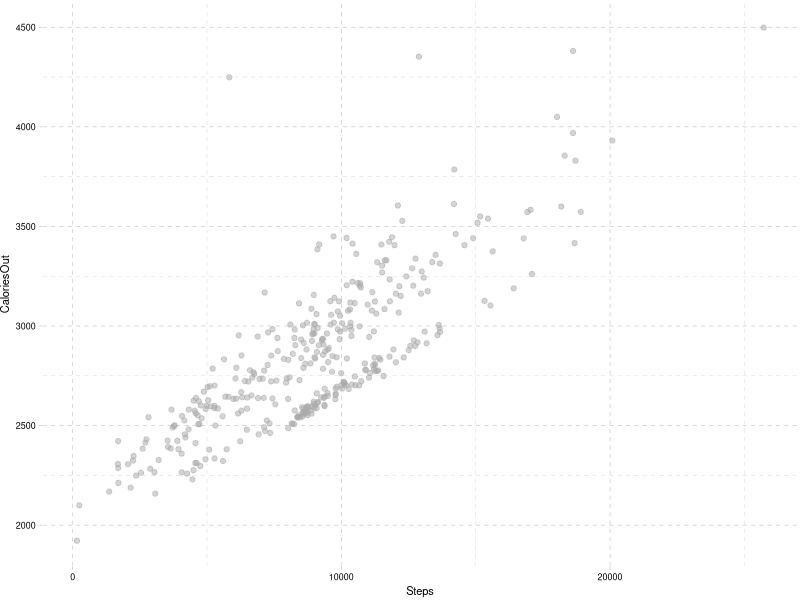
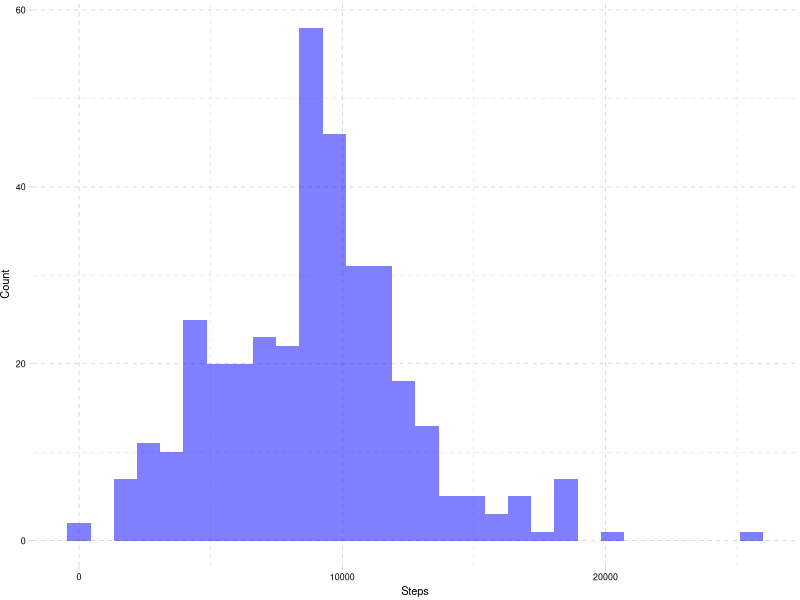
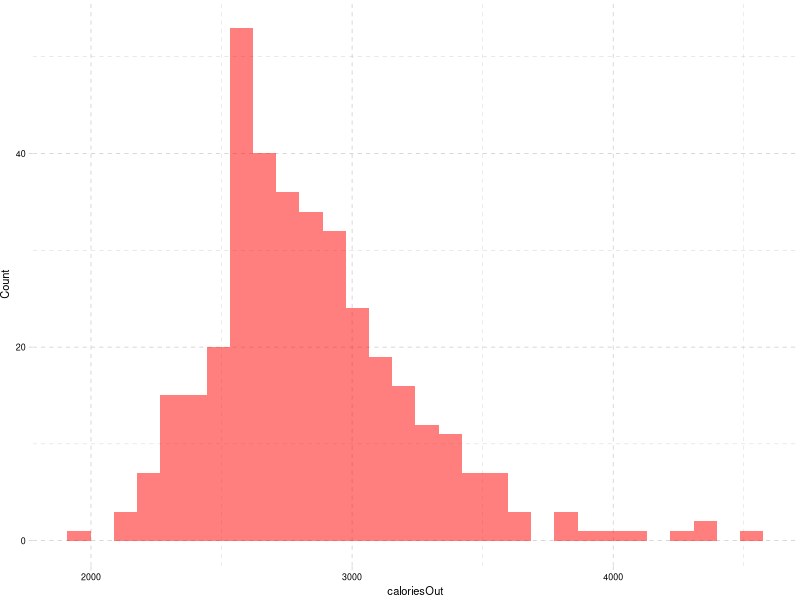
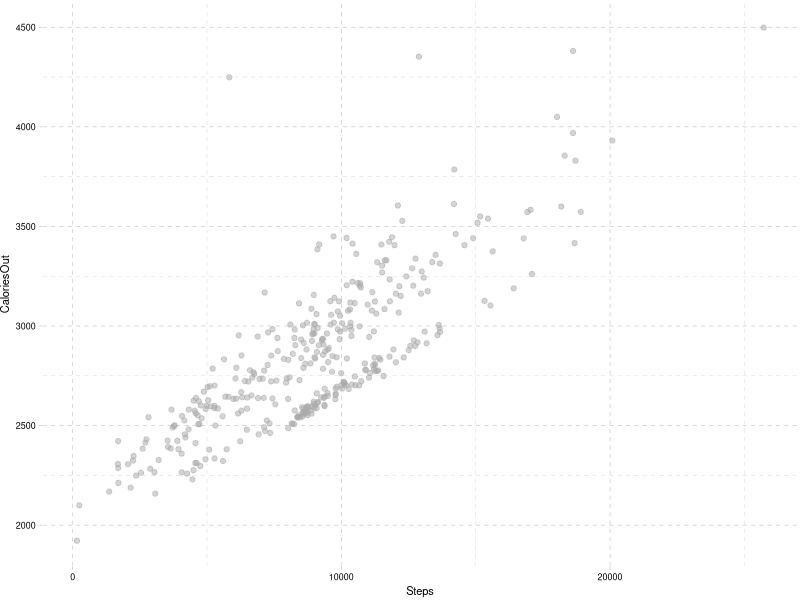
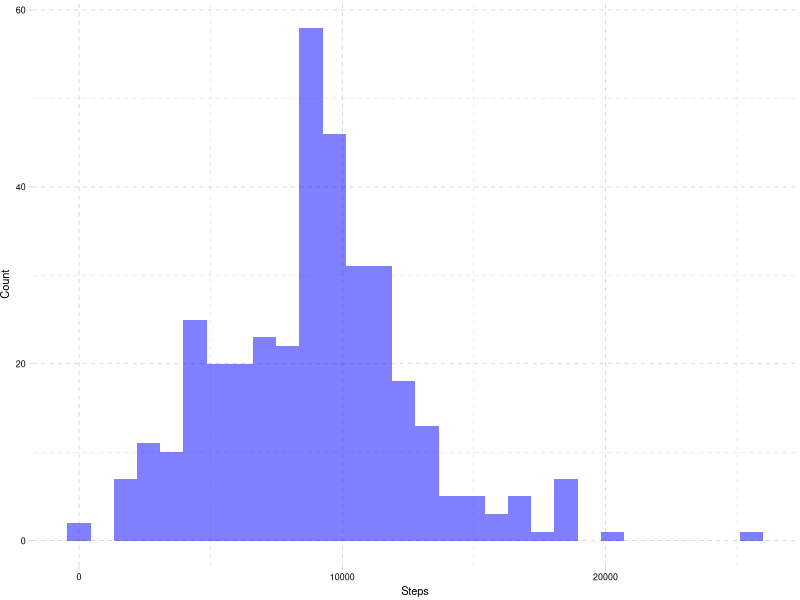
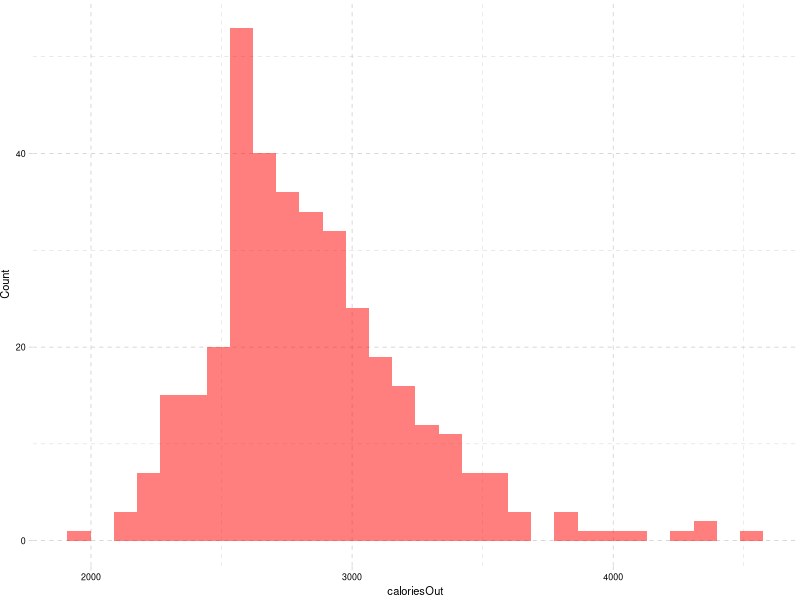

Recreate these plots in R, in order.
#
#  date : 2018/02/15
#  
#  mikutaifuku
#
#  viz.R
#
#  Fitbitデータ分析
#
#  歩数データと消費カロリーデータの可視化
#

# ---- set library ====
library("dplyr")
library("tidyr")
library("readr")
library("ggplot2")
library("ggthemes")
library("scales")
library("lubridate")

# ---- read data ====
steps_calory_df <- read_csv(file="data/steps_calory.csv", col_names=TRUE, locale = locale(encoding="CP932")) 
# > dim(steps_calory_df)
# [1] 365    3

# ---- plot ====
p1 <- ggplot(data = steps_calory_df, aes(steps, caloriesOut)) + 
  geom_point(color = "darkgrey", fill = "darkgrey", alpha=0.5) + 
  theme_pander(base_size = 8) + 
  xlab("Steps") + ylab("CaloriesOut")
plot(p1) 

p2 <- ggplot(data = steps_calory_df, aes(steps)) + 
  geom_histogram(fill = "blue", alpha=0.5) + 
  theme_pander(base_size = 8) + 
  xlab("Steps") + ylab("Count")
plot(p2) 

p3 <- ggplot(data = steps_calory_df, aes(caloriesOut)) + 
  geom_histogram(fill = "red", alpha=0.5) + 
  theme_pander(base_size = 8) + 
  xlab("caloriesOut") + ylab("Count")
plot(p3) 

# ---- save ====
ggsave(file = "point_Steps_CaloriesOut.png", plot = p1, dpi = 300, width = 4, height = 4)
ggsave(file = "histgram_Steps.png", plot = p2, dpi = 300, width = 4, height = 3)
ggsave(file = "histgram_CaloriesOut.png", plot = p3, dpi = 300, width = 4, height = 3)
